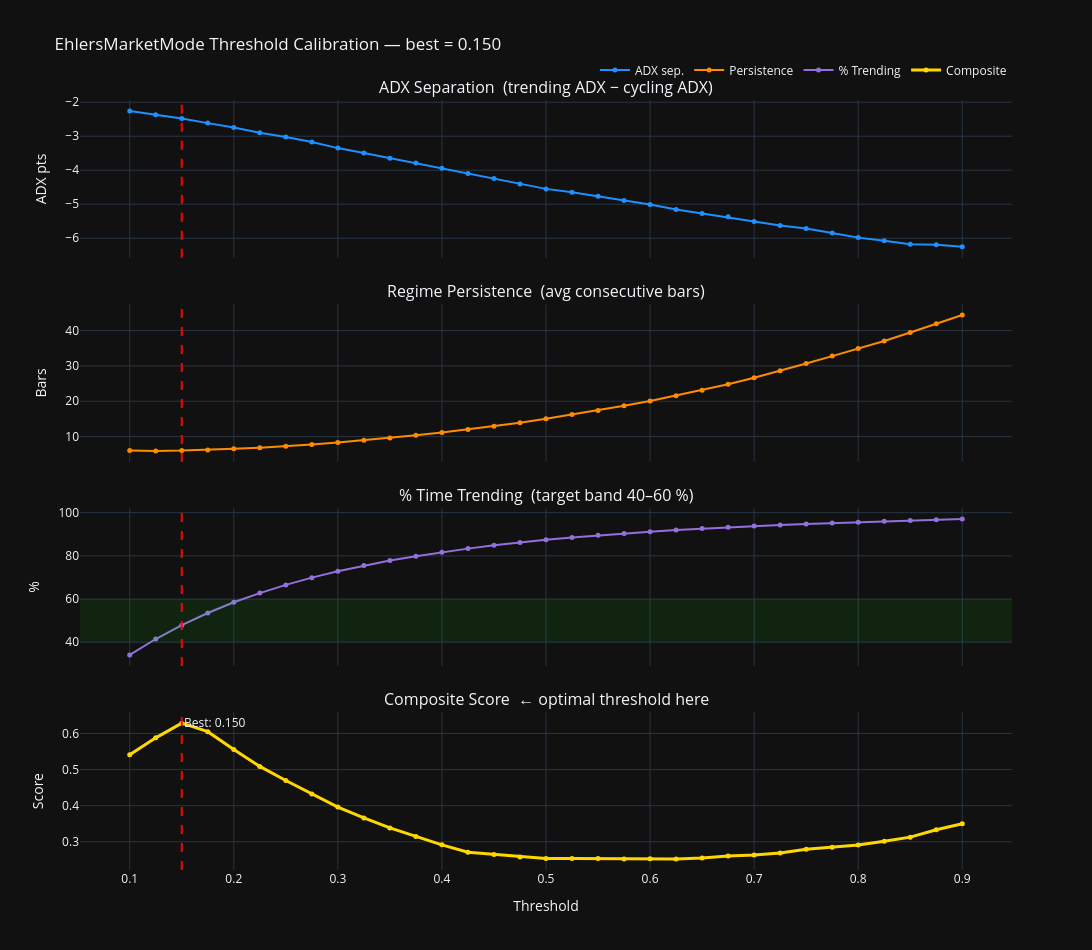

The code cell stored with this chart in its notebook:
### Code cell
results, best = calibrate_and_plot(data)

### Figure 1 — Plotly figure (JSON) as saved in the notebook; plotly's stock layout.template omitted (floating-point values rounded to 4 significant figures)
{"data": [{"line": {"color": "dodgerblue", "width": 2}, "marker": {"size": 5}, "mode": "lines+markers", "name": "ADX sep.", "type": "scatter", "x": [0.1, 0.125, 0.15, 0.175, 0.2, 0.225, 0.25, 0.275, 0.3, 0.325, 0.35, 0.375, 0.4, 0.425, 0.45, 0.475, 0.5, 0.525, 0.55, 0.575, 0.6, 0.625, 0.65, 0.675, 0.7, 0.725, 0.75, 0.775, 0.8, 0.825, 0.85, 0.875, 0.9], "xaxis": "x", "y": [-2.258, -2.366, -2.479, -2.614, -2.74, -2.9, -3.022, -3.172, -3.349, -3.494, -3.646, -3.788, -3.943, -4.099, -4.247, -4.407, -4.549, -4.65, -4.763, -4.892, -5.006, -5.155, -5.272, -5.372, -5.51, -5.628, -5.714, -5.847, -5.982, -6.072, -6.174, -6.196, -6.254], "yaxis": "y"}, {"line": {"color": "darkorange", "width": 2}, "marker": {"size": 5}, "mode": "lines+markers", "name": "Persistence", "type": "scatter", "x": [0.1, 0.125, 0.15, 0.175, 0.2, 0.225, 0.25, 0.275, 0.3, 0.325, 0.35, 0.375, 0.4, 0.425, 0.45, 0.475, 0.5, 0.525, 0.55, 0.575, 0.6, 0.625, 0.65, 0.675, 0.7, 0.725, 0.75, 0.775, 0.8, 0.825, 0.85, 0.875, 0.9], "xaxis": "x2", "y": [6.09, 5.95, 6.03, 6.22, 6.52, 6.87, 7.28, 7.76, 8.34, 8.96, 9.61, 10.37, 11.13, 12.0, 12.95, 13.94, 15.04, 16.21, 17.41, 18.69, 20.04, 21.58, 23.14, 24.83, 26.65, 28.61, 30.69, 32.77, 34.91, 37.03, 39.43, 41.9, 44.38], "yaxis": "y2"}, {"line": {"color": "mediumpurple", "width": 2}, "marker": {"size": 5}, "mode": "lines+markers", "name": "% Trending", "type": "scatter", "x": [0.1, 0.125, 0.15, 0.175, 0.2, 0.225, 0.25, 0.275, 0.3, 0.325, 0.35, 0.375, 0.4, 0.425, 0.45, 0.475, 0.5, 0.525, 0.55, 0.575, 0.6, 0.625, 0.65, 0.675, 0.7, 0.725, 0.75, 0.775, 0.8, 0.825, 0.85, 0.875, 0.9], "xaxis": "x3", "y": [34.13, 41.5, 47.91, 53.56, 58.51, 62.76, 66.56, 69.92, 72.89, 75.52, 77.82, 79.86, 81.72, 83.36, 84.88, 86.24, 87.46, 88.55, 89.52, 90.41, 91.22, 91.97, 92.64, 93.25, 93.81, 94.32, 94.78, 95.2, 95.62, 96.0, 96.37, 96.72, 97.02], "yaxis": "y3"}, {"line": {"color": "gold", "width": 3}, "marker": {"size": 5}, "mode": "lines+markers", "name": "Composite", "type": "scatter", "x": [0.1, 0.125, 0.15, 0.175, 0.2, 0.225, 0.25, 0.275, 0.3, 0.325, 0.35, 0.375, 0.4, 0.425, 0.45, 0.475, 0.5, 0.525, 0.55, 0.575, 0.6, 0.625, 0.65, 0.675, 0.7, 0.725, 0.75, 0.775, 0.8, 0.825, 0.85, 0.875, 0.9], "xaxis": "x4", "y": [0.541, 0.5879, 0.6286, 0.6051, 0.5556, 0.5087, 0.4698, 0.4323, 0.3961, 0.3662, 0.3384, 0.3149, 0.2914, 0.2708, 0.2647, 0.2576, 0.2535, 0.254, 0.2535, 0.2523, 0.2532, 0.2523, 0.2548, 0.2602, 0.263, 0.269, 0.2793, 0.285, 0.2909, 0.3012, 0.3128, 0.3332, 0.35], "yaxis": "y4"}], "layout": {"annotations": [{"font": {"size": 16}, "showarrow": false, "text": "ADX Separation  (trending ADX − cycling ADX)", "x": 0.5, "xanchor": "center", "xref": "paper", "y": 1, "yanchor": "bottom", "yref": "paper"}, {"font": {"size": 16}, "showarrow": false, "text": "Regime Persistence  (avg consecutive bars)", "x": 0.5, "xanchor": "center", "xref": "paper", "y": 0.735, "yanchor": "bottom", "yref": "paper"}, {"font": {"size": 16}, "showarrow": false, "text": "% Time Trending  (target band 40–60 %)", "x": 0.5, "xanchor": "center", "xref": "paper", "y": 0.47, "yanchor": "bottom", "yref": "paper"}, {"font": {"size": 16}, "showarrow": false, "text": "Composite Score  ← optimal threshold here", "x": 0.5, "xanchor": "center", "xref": "paper", "y": 0.205, "yanchor": "bottom", "yref": "paper"}, {"showarrow": false, "text": "", "x": 0.15, "xanchor": "left", "xref": "x", "y": 1, "yanchor": "top", "yref": "y domain"}, {"showarrow": false, "text": "", "x": 0.15, "xanchor": "left", "xref": "x2", "y": 1, "yanchor": "top", "yref": "y2 domain"}, {"showarrow": false, "text": "", "x": 0.15, "xanchor": "left", "xref": "x3", "y": 1, "yanchor": "top", "yref": "y3 domain"}, {"showarrow": false, "text": "Best: 0.150", "x": 0.15, "xanchor": "left", "xref": "x4", "y": 1, "yanchor": "top", "yref": "y4 domain"}], "height": 950, "hovermode": "x unified", "legend": {"orientation": "h", "x": 1, "xanchor": "right", "y": 1.02, "yanchor": "bottom"}, "shapes": [{"fillcolor": "rgba(0,255,0,0.08)", "line": {"width": 0}, "opacity": 1, "type": "rect", "x0": 0, "x1": 1, "xref": "x3 domain", "y0": 40, "y1": 60, "yref": "y3"}, {"line": {"color": "red", "dash": "dash"}, "type": "line", "x0": 0.15, "x1": 0.15, "xref": "x", "y0": 0, "y1": 1, "yref": "y domain"}, {"line": {"color": "red", "dash": "dash"}, "type": "line", "x0": 0.15, "x1": 0.15, "xref": "x2", "y0": 0, "y1": 1, "yref": "y2 domain"}, {"line": {"color": "red", "dash": "dash"}, "type": "line", "x0": 0.15, "x1": 0.15, "xref": "x3", "y0": 0, "y1": 1, "yref": "y3 domain"}, {"line": {"color": "red", "dash": "dash"}, "type": "line", "x0": 0.15, "x1": 0.15, "xref": "x4", "y0": 0, "y1": 1, "yref": "y4 domain"}], "title": {"text": "EhlersMarketMode Threshold Calibration — best = 0.150"}, "width": 1100, "xaxis": {"anchor": "y", "domain": [0, 1], "matches": "x4", "showticklabels": false}, "xaxis2": {"anchor": "y2", "domain": [0, 1], "matches": "x4", "showticklabels": false}, "xaxis3": {"anchor": "y3", "domain": [0, 1], "matches": "x4", "showticklabels": false}, "xaxis4": {"anchor": "y4", "domain": [0, 1], "title": {"text": "Threshold"}}, "yaxis": {"anchor": "x", "domain": [0.795, 1], "title": {"text": "ADX pts"}}, "yaxis2": {"anchor": "x2", "domain": [0.53, 0.735], "title": {"text": "Bars"}}, "yaxis3": {"anchor": "x3", "domain": [0.265, 0.47], "title": {"text": "%"}}, "yaxis4": {"anchor": "x4", "domain": [0, 0.205], "title": {"text": "Score"}}}}
